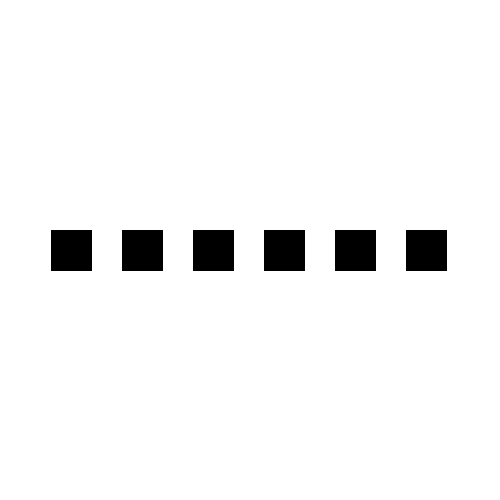
Frame 1 (no input)
Frame 60 (the mouse pressed at the canvas centre just before this capture): identical to frame 1, image omitted
Frame 120 (the mouse held since frame 60 and released just before this capture): identical to frame 1, image omitted

The Processing sketch that drew this single still picture (run headless with seeded random() and noise(); from frame 60 on, the mouse is pressed at the canvas centre):

// Processing sketch: rectanglesColorHoverMouse
// ── rectanglesColorHoverMouse.pde
int n = 6; //number of rectangles

final int rectSideLength = 40;

color[] rectPrimaryColor = new color[n];
color[] rectAlternateColor = new color[n];
int[] rectX = new int[n];
int[] rectY = new int[n];

void setup() {
  size(500, 500);
  background(255);
  rectMode(CENTER);

  //setup the properties for all the rectangles
  int counter = 0;
  while (counter < n) {
    rectPrimaryColor[counter] = 0;
    rectAlternateColor[counter] = color(random(0, 255), random(0,255), random(0,255));
    rectX[counter] = (counter+1)*(width/(n+1));
    rectY[counter] = height/2;
    counter++;
  }
}

void draw() {
  int counter = 0;
  while (counter < n) {
    if (mouseX > (rectX[counter] - rectSideLength/2) &&
      mouseX < (rectX[counter] + rectSideLength/2) &&
      mouseY > (rectY[counter] - rectSideLength/2) &&
      mouseY < (rectY[counter] + rectSideLength/2)) {
      //if mouse is in bounds of this rectangle, make it its alternate color
      fill(rectAlternateColor[counter]);
    } else {
      //if mouse is NOT in bounds of this rectangle, make it its primary color
      fill(rectPrimaryColor[counter]);
    }
    //once we've decided a color, draw this rectangle
    rect(rectX[counter], rectY[counter], rectSideLength, rectSideLength);

    //set up to draw the next rectangle
    counter++;
  }
}
